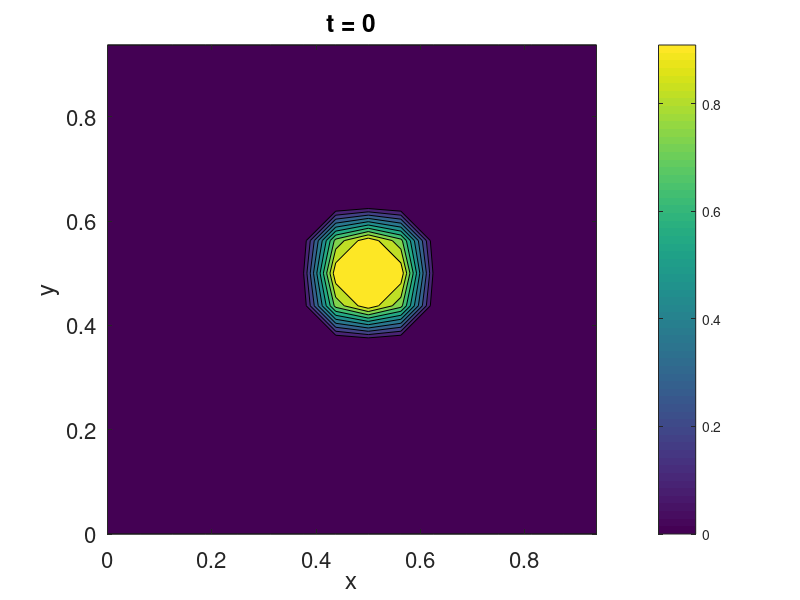

This figure's MATLAB source: (Note: this script raises an error after producing the figure.)
% clear;close;

% Space parameters
    Lx = 1; para.Lx=Lx; Ly=Lx; para.Ly=Ly;
    Nx = 2^4; para.Nx=Nx; Ny=Nx; para.Ny=Nx;
    hx = Lx/Nx;
    hy = Ly/Ny;
    x  = hx*(0:Nx-1);           
    y  = hy*(0:Ny-1);
    [xx,yy] = meshgrid(x,y); 


    k_x = 1i*[0:Nx/2 -Nx/2+1:-1]*(2*pi/Lx);

% Sarah's para
    h=hx;
    h2=h^2;
    gam = 8 * h / (2 * sqrt(2) * atanh(0.9)); % gam is our epsilon
    max_it=15000;

% Initial data - by importing
    % phi0 = readmatrix('128_100_phi.csv'); % corresponds to C simulation
   
% Checking the imaginary part of Fourier coefficients of initial data
    % norm(imag(fft2_filtered(phi0)))
    % norm(imag(fft(phi0(1,:))))
    % norm(imag(fft(phi0(end,:))))
    % norm(imag(fft(phi0(:,1))))
    % norm(imag(fft(phi0(:,end))))

% Filtering out the initial data
    % phi0=ifft2(real(fft2(phi0)));

    % figure;
    % contourf(x,y,phi0); colorbar; axis square

    % figure;
    % err=phi0-ifft2(real(fft2(phi0)));
    % contourf(x,y,err); colorbar; axis square

% Initial data - by function
    R = sqrt((xx-0.5).^2 + (yy-0.5).^2);
    R0 = 0.1;
    eps_c = 0.01; 
    psi0 = 0.5 * (1 + tanh((R0 - R)/(2*eps_c)));

    % phi0 = 0.05*sin(xx).*sin(yy); para.phi0=phi0;
    % phi0 = 0.05*sin(x)'.*sin(y); para.phi0=phi0;
    % r0 = r0_fun(phi0); para.r0=r0;
    
    % C_cond=10;
    % C_ref =10;
    % psi0=psi0 * C_ref/C_cond;

    phi0=2*psi0-1;    % psi0=(phi0+1)/2;
    para.phi0=phi0;

% Plot initial
    figure
    contourf(x,y,psi0); colorbar; axis square
    %     % contourf(x,y,phi0); colorbar; axis square
    %     % contour(x,y,psi0,[0.3,0.3],'k',LineWidth=1.5); axis square
    set(gca,'FontSize',16);title('t = 0'); xlabel('x'); ylabel('y');

% Interface and energy parameters
    epsilon=gam/2^0; para.epsilon=epsilon;
    C0=0; para.C0=C0;
    M=epsilon^2; para.M=M;
    % M=0.001; para.M=M;

% Relaxation and Stabilization
    para.Beta=0; para.gamma0=0;

% Time parameters
    para.dt=1e-1*h2; dt=para.dt;
    para.dtout=50; dtout=para.dtout;
    para.T=max_it*dt; T=para.T;
    % l=1;
    % l=40;
    % l=80;
    % l=300;
    % l=500;
    % para.T=l*dtout*dt; T=para.T;

%% CN Solver (Phi collected every dtout results)
    tic;[phi,~,E,~,Phi,O]=CH2d_SAV_CN(para);toc;
    psi=(phi+1)/2; Psi=(Phi+1)/2;
    figure; contourf(x,y,psi); colorbar; axis square

%% Post-processing
% plotting for critical rqdius
    % tt=0;rr=0;
    % every=2;
    % for i=0:every:l
    %     T=i*dtout*dt;
    %     t = Nx*i+1 : Nx*(i+1);
    %     psi = Psi(t,:);
    %     figure;
    %     contourf(x,y,psi); colorbar; axis square
    %     set(gca,'FontSize',16);title(['t = ',num2str(T)]); xlabel('x'); ylabel('y');
    %     filename = sprintf('Contourf_R0_%.2d_N_%d_eps_%.3f_T_%.4f_dt_%.2e.png',R0,Nx,epsilon,T,dt);saveas(gcf, filename);
    %     % Find and plot the 0.5 contour
    %     figure('visible', 'off');
    %     [~, h] = contour(x, y, psi, [0.5 0.5]);
    %     % Extract the x and y coordinates of the 0.5 contour
    %     contour_data = h.ContourMatrix;
    %     x_contour = contour_data(1, 2:end); 
    %     y_contour = contour_data(2, 2:end);
    %     distances = sqrt((x_contour-0.5).^2 + (y_contour-0.5).^2);
    %     radius = mean(distances);
    % 
    %     tt(i/every+1)=T;
    %     rr(i/every+1)=radius;
    % end
    % close all;
    % 
    % fig_R = figure;
    % plot(tt,rr,'LineWidth',1.5);
    % xlabel('t');ylabel('R');
    % title('Radius')
    % set(gca,'FontSize',16);
    % filename = sprintf('Radius_evolution_R0_%.2d_N_%d_eps_%.3d_T_%.2d_dt_%.2e.png',R0,Nx,epsilon,para.T,dt);
    % saveas(fig_R, filename);

%% Plot the modified energy
    % fig_E = figure;
    % dt=para.dt;T=para.T;
    % plot((0:dt:T),epsilon*E,'LineWidth',1.5);set(gca,'FontSize',16); hold on
    % title(['Modified energy, \epsilon=',num2str(epsilon),', dt=',num2str(dt)])
    % xlabel('t');ylabel('E');
    % % hold on;
    % filename = sprintf('Modified_energy_R0_%.2d_N_%d_eps_%.3d_T_%.2d_dt_%.2e.png',R0,Nx,epsilon,para.T,dt);
    % saveas(fig_E, filename);

%% Plot the error
    % figure
    %     plot((0:dt:T),D, ...
    %                                 ':', ...
    %         'LineWidth',1.5);set(gca,'FontSize',16);
    %     title('Relative error of r from E1')
    %     xlabel('t');ylabel('(r-sqrt(E1))/sqrt(E1)');
%% Plot the Imaginary magnitude of fft2(phi)
    % figure
    % plot((0:dt:T),O, ...
    %                             ':', ...
    %     'LineWidth',1.5);set(gca,'FontSize',16);
    % title('Imaginary magnitude of fft2(phi)')
    % xlabel('t');ylabel('|imag(fft(phi))|');

%% Video
%     v = VideoWriter('C_Cond_10.mp4','MPEG-4'); % Create a VideoWriter object.
%     v.FrameRate = 10; % Set to 10 frames per second
%     open(v); % Open the video file for writing.
% 
%     psi0=(phi0+1)/2;
%     fig = figure;
%     contourf(x,y,psi0); axis square; colorbar; % Your plotting code here
%     % clim([0 0.35]);
%     % mesh(xx,yy,phi0,'FaceColor','interp','EdgeColor','interp');colorbar; zlim([-1,1]);% Your plotting code here
%     set(gca,'FontSize',16);title('t = 0');
%     frame = getframe(fig); % Capture the current figure window as a frame
%     writeVideo(v, frame); % Add the frame to the video
% 
%     for i=1:l
%         T=i*dtout*dt;
%         t = Nx*i+1 : Nx*(i+1);
%         psi = Psi(t,:);
%         fig = figure;
%         % fig = figure('Visible', 'off');
%         contourf(x,y,psi); colorbar; axis square
%         set(gca,'FontSize',16);title(['t = ',num2str(T)]); xlabel('x'); ylabel('y');
%         frame = getframe(fig); % Capture the current figure window as a frame
%         writeVideo(v, frame); % Add the frame to the video
%         if mod(i,20)==0
%             close all;
%         end
%     end
%     close(v);

%% Crank Nicolson scheme
function [phi,r,E,D,Phi,O]=CH2d_SAV_CN(para)
% Solve 2D Cahn Hilliard equaiton
% \phi_t = \Delta \mu
% \mu = \Delta\phi + (\phi^3 - \phi)/epsilon^2
global dt epsilon k2 k4 C0 hx hy Lx Ly gamma0 Beta M

%% Parameters
    T  = para.T;
    dt = para.dt;
    t  = 0;
    Nt = round(T/dt);
    E  = zeros(1,Nt+1);  
    
    Lx = para.Lx;
    Ly = para.Ly;
    Nx= para.Nx;
    Ny= para.Ny;
    hx = Lx/Nx;
    hy = Ly/Ny;
    x = hx*(0:Nx-1);
    y = hy*(0:Ny-1);
    k_x = 1i*[0:Nx/2 -Nx/2+1:-1]*(2*pi/Lx);
    k_y = 1i*[0:Ny/2 -Ny/2+1:-1]*(2*pi/Ly);
    % [kx,ky] = meshgrid(k_x,k_y);
    k_xx = k_x.^2;
    k_yy = k_y.^2;
    [kxx,kyy] = meshgrid(k_xx,k_yy);
    k2 = kxx + kyy;
    % k2 = k_xx+k_yy;
    k4 = k2.^2;
    
    epsilon = para.epsilon;
    C0 = para.C0;
    M = para.M;
    gamma0 = para.gamma0;
    Beta = para.Beta;
    
    phi0 = para.phi0;
    % phi  = phi0;
    % r0 = para.r0;
    r0 = r0_fun(phi0);
    % r  = r0;

    dtout=para.dtout;
    Phi(1:Nx,1:Ny)=phi0;

% Prepare [phi1 r1], the 1st step by FO and CN_pc1st
    % para1 = para; para1.T=dt;
    % [phi1,r1,E,D]  = CH2d_SAV_FO(para1);
    % [phi1,r1,E] = CH1d_SAV_CN_pc1st(para1,phi1);

% Initial modified energy
    E(1)=hx*hy*sum(sum(1/2*phi0.*(-Lap(phi0))))+r0^2;

% Error
    D(1) = (r0-sqrt(hx*hy*sum(sum(f(phi0)))))/sqrt(hx*hy*sum(sum(f(phi0))));
    O(1) = norm(imag(fft2(phi0)));
%% Time iteration
    for nt = 1:Nt
    % for nt = 2:Nt
        t = t+dt;
    
        phi_bar = A_inv_CN(phi0+dt/2*M*Lap(df(phi0)));
        % phi_bar = A_inv_CN(phi1+dt/2*Lap(df(phi1)));
        % phi_bar = 1/2*(3*phi1-phi0);
        
        % Step 1
        b = b_fun(phi_bar);
        
        g = g_fun_CN(phi0,r0,b);
        % g = g_fun_CN(phi1,r1,b);
        
        AiLb = A_inv_CN(M*Lap(b));
        Aig  = A_inv_CN(g);    
        
        gamma = -fft2_filtered(b.*AiLb);
        gamma = gamma(1,1)*hx*hy;
        
        % Step 2      
        bphi = fft2_filtered(b.*Aig);
        bphi = bphi(1,1)*hx*hy/(1+dt/4*gamma);
        
        % Step 3
        phi = dt/4*bphi.*AiLb + Aig;
        r   = r_fun(phi,phi0,r0,b);
        % r   = r_fun(phi,phi1,r1,b);
    
%% update phi0, phi1, r1
        phi0 = phi;
        r0   = r;
        % phi0 = phi1;
        % phi1 = phi;
        % r1  = r;

        if mod(nt,dtout)==0
            ll = nt/dtout;
            tt = Nx*ll+1 : Nx*(ll+1);
            Phi(tt,1:Ny)=phi;
        end

%% Modified energy
        E(1+nt)=hx*hy*sum(sum(1/2*phi.*(-Lap(phi))))+r^2;
% Error
        D(1+nt)=(r-sqrt(hx*hy*sum(sum(f(phi)))))/sqrt(hx*hy*sum(sum(f(phi))));
        O(1+nt) = norm(imag(fft2(phi)));
    end

end

%% General Function Library
function r0 = r0_fun(phi0)
global hx hy C0
    r0 = sqrt(hx*hy*sum(sum(f(phi0))) + C0);
end

function r = r_fun(phi,phi0,r0,b)
global hx hy C0 Beta dt
    bphi0 = fft2_filtered(b.*phi0);
    bphi0 = hx*hy*bphi0(1,1);
    bphi  = fft2_filtered(b.*phi);
    bphi  = hx*hy*bphi(1,1);

    E1 = fft2_filtered(f(phi0));
    r = r0 + 1/2*(bphi-bphi0)-Beta*dt*r0*(r0-sqrt(E1(1,1)*hx*hy+C0)); %r explicit (r multiplied)
end

function b = b_fun(phi)
global C0 hx hy
    E1 = fft2_filtered(f(phi));
    b = df(phi)./sqrt(E1(1,1)*hx*hy+C0);
end

function Lphi=Lap(phi)
global k2
    Lphi=real(ifft2((k2.*fft2_filtered(phi))));
end

% function Dphi = Diff(phi)
% global k
%     Dphi=real(ifft((k.*fft(phi))));
% end

function fphi = f(phi)
global epsilon gamma0
    % fphi = (phi.^2-1-gamma0).^2/(4*epsilon^2);
    a=0.5;
    psi=(phi+1)/2;
    fphi = 4*psi.^2.*(6*a-4*(1+a)*psi+3*psi.^2)/(3*epsilon^2);
end

function dfphi = df(phi)
global epsilon gamma0
    % dfphi = (phi.^3-(1+gamma0)*phi)/epsilon^2;

    a=0.5;
    dpsidphi=1/2;
    psi=(phi+1)/2;
    dfphi = 16*(1-psi).*(a-psi).*psi/epsilon^2 * dpsidphi;
end

%% First Order Function Library
function g = g_fun_FO(phi0,r0,b)
global dt hx hy C0 Beta M
    bphi0 = fft2_filtered(b.*phi0);
    bphi0 = hx*hy*bphi0(1,1);

    %r explicit (r multiplied)
    E1 = fft2_filtered(f(phi0));
    g = phi0 + dt.*M*Lap(b)*(r0-1/2*bphi0-Beta*dt*r0*(r0-sqrt(E1(1,1)*hx*hy+C0))); 
end

function Ai = A_inv_FO(phi)
global dt k2 k4 gamma0 epsilon M
    Ai = real(ifft2(fft2_filtered(phi)./(1+dt*M*k4-dt*gamma0/epsilon^2*M*k2)));
end
%% Crank Nicolson Function Library
function g = g_fun_CN(phi0,r0,b)
global dt hx hy gamma0 epsilon Beta C0 M
    bphi0 = fft2_filtered(b.*phi0);
    bphi0 = hx*hy*bphi0(1,1);

    %r explicit (r multiplied)
    E1 = fft2_filtered(f(phi0));
    g = phi0 - dt/2*M*Lap(Lap(phi0)) + dt/2*gamma0/epsilon^2*M*Lap(phi0) ...
    + dt*M.*Lap(b)*(r0-1/4*bphi0-1/2*Beta*dt*r0*(r0-sqrt(E1(1,1)*hx*hy+C0)));
end

function Ai = A_inv_CN(phi)
global dt k2 k4 gamma0 epsilon M
    Ai = real(ifft2(fft2_filtered(phi)./(1+dt/2*M*k4-dt/2*gamma0/epsilon^2*M*k2)));
end

function y=fft2_filtered(x)
    y=real(fft2(x));
end
